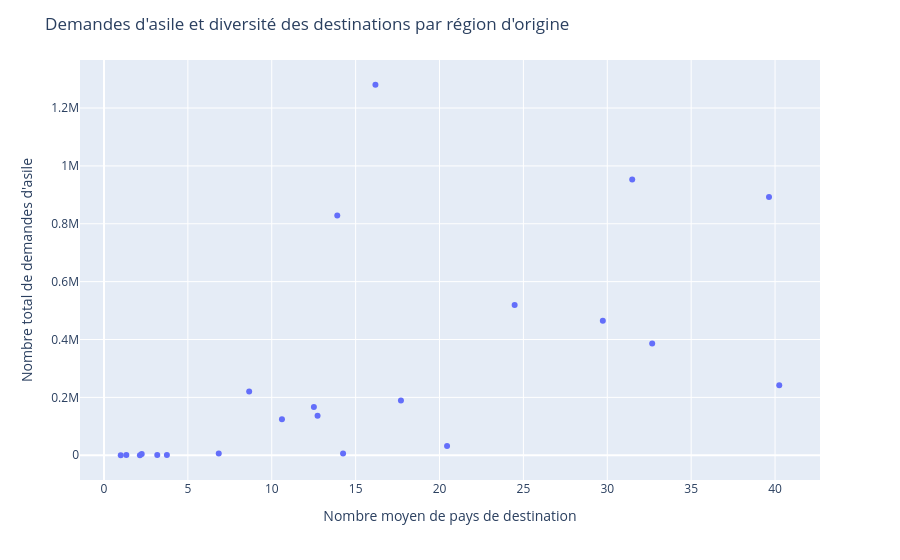

The code cell stored with this chart in its notebook:
### Markdown cell above
### 2. Comparaison interrégionale et justification du choix de l'Asie du Sud

Afin d’étudier les facteurs associés aux destinations des demandeurs d’asile, l’analyse a ensuite été restreinte aux individus provenant d’une même région d’origine. Le choix de cette région repose sur deux critères :
- un nombre important de nouvelles demandes d’asile ;
- une forte diversité des pays de destination.

Le graphique suivant permet de comparer les différentes régions selon ces deux dimensions. L’axe des abscisses représente le nombre moyen de pays de destination, calculé à partir des couples (pays d’origine, année). L’axe des ordonnées représente quant à lui le nombre total de nouvelles demandes d’asile enregistrées entre 2017 et 2020 pour chaque région d’origine.

### Code cell
plots.world_scatter_plot()

### Figure 1 — Plotly figure (JSON) as saved in the notebook; plotly's stock layout.template omitted (floating-point values rounded to 4 significant figures)
{"data": [{"hovertemplate": "<b>%{hovertext}</b><br><br>Nombre moyen de pays de destination=%{x:.1f}<br>Nombre total de demandes d'asile=%{y:,}<extra></extra>", "hovertext": ["South America", "Western Asia", "Southern Asia", "Central America", "Eastern Africa", "Western Africa", "Middle Africa", "Northern Africa", "Caribbean", "Eastern Europe", "South-eastern Asia", "Eastern Asia", "Southern Europe", "Central Asia", "Northern America", "Southern Africa", "Melanesia", "Western Europe", "Northern Europe", "Polynesia", "Australia-New Zealand", "Micronesia", "Various"], "legendgroup": "", "marker": {"color": "#636efa", "symbol": "circle"}, "mode": "markers", "name": "", "orientation": "v", "showlegend": false, "type": "scatter", "x": [16.18, 31.49, 39.64, 13.91, 24.48, 29.73, 32.68, 40.25, 8.655, 17.7, 12.51, 12.73, 10.61, 20.45, 14.25, 6.842, 2.25, 3.75, 3.176, 1.333, 2.143, 1.0, NaN], "xaxis": "x", "y": [1280486, 953229, 892851, 829025, 518863, 465263, 385824, 241668, 220702, 189382, 166397, 136145, 124553, 32211, 6366, 5909, 4141, 1140, 1045, 892, 124, 39, 5], "yaxis": "y"}], "layout": {"legend": {"tracegroupgap": 0}, "margin": {"t": 60}, "title": {"text": "Demandes d'asile et diversité des destinations par région d'origine"}, "xaxis": {"anchor": "y", "domain": [0, 1], "title": {"text": "Nombre moyen de pays de destination"}}, "yaxis": {"anchor": "x", "domain": [0, 1], "title": {"text": "Nombre total de demandes d'asile"}}}}
